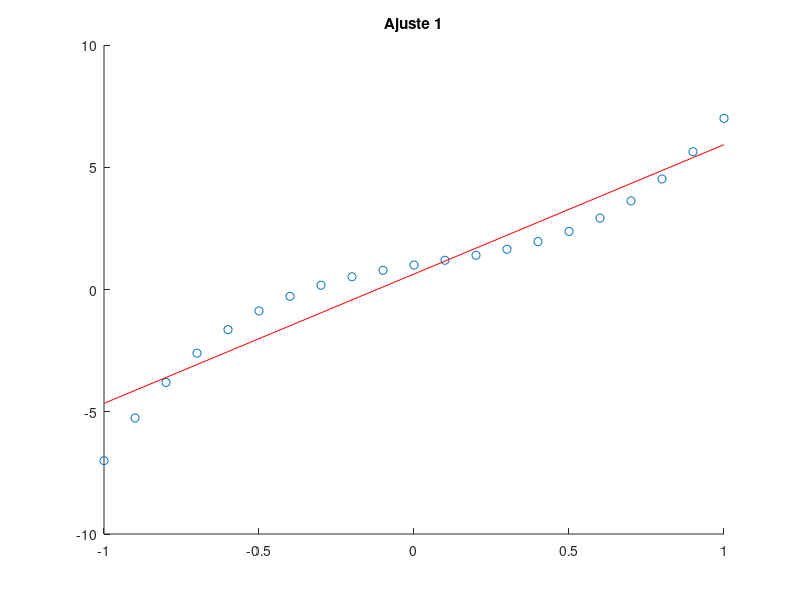

This chart was generated by the following MATLAB code: (Note: this script raises an error after producing the figure.)
clear all;
close all;
clc;
x = [-1 : 0.1 : 1]';
y = [5*x.^3 - x.^2 + 2*x + 1];
A = [x ones(size(x))];
sol = inv(A'*A)*(A'*y);
figure,hold on; plot (x,y,'o'); plot(x,A*sol,'r'),title('Ajuste 1');
plot(x,A*mipolyfit(x,y,1),'*b');
legend("Puntos", "Primer ajuste", "mipolyfit");
hold off; 

A = [x x.^2 ones(size(x))];
sol = inv(A'*A)*(A'*y);
figure,hold on; plot (x,y,'o'); plot (x,A*sol,'r'),title('Ajuste 2');
plot(x,A*mipolyfit(x,y,2),'*b');
legend("Puntos", "Primer ajuste", "mipolyfit");
hold off; 


A = [x x.^2  x.^3 ones(size(x))];
sol = inv(A'*A)*(A'*y);
figure,hold on; plot (x,y,'o'); plot (x,A*sol,'r'),title('Ajuste 3');
plot(x,A*mipolyfit(x,y,3),'*b');
legend("Puntos", "Primer ajuste", "mipolyfit");
hold off; 


